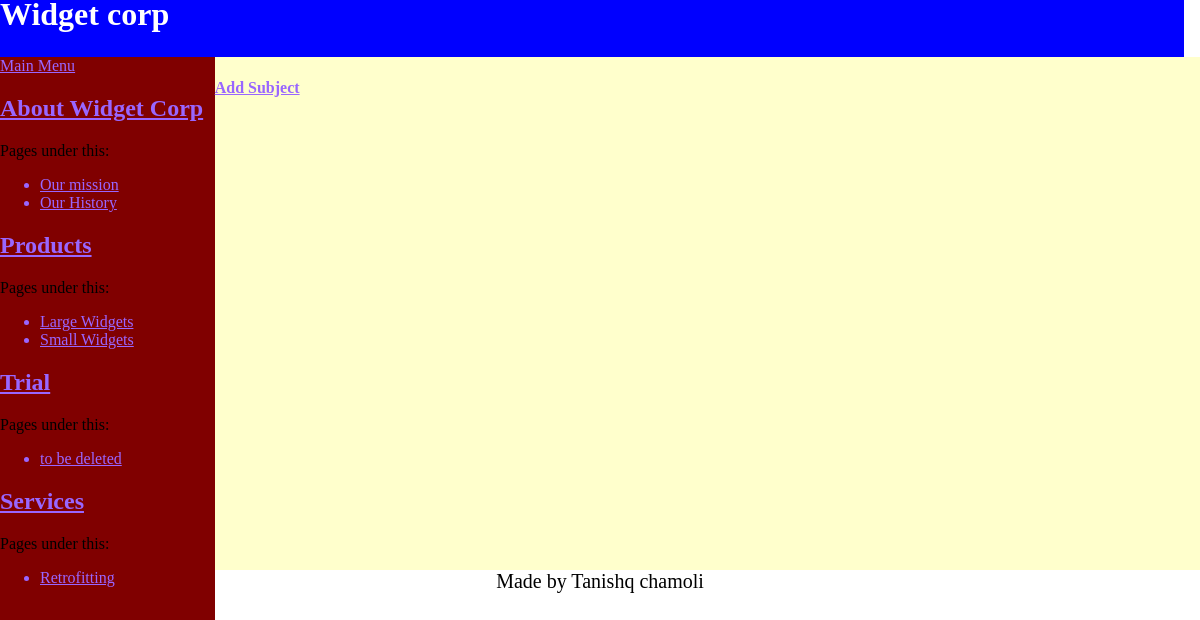
The page /admin_websitecontent.php (signed in) on the database its author committed.
### tables this page shows
CREATE TABLE `subjects` (
  `id` int(11) NOT NULL,
  `menu_name` varchar(100) NOT NULL,
  `position` int(11) NOT NULL,
  `visible` varchar(50) NOT NULL
);

CREATE TABLE `pages` (
  `id` int(11) NOT NULL,
  `subject_id` int(11) NOT NULL,
  `menu_name` varchar(100) NOT NULL,
  `position` int(11) NOT NULL,
  `visible` varchar(50) NOT NULL,
  `content` varchar(500) NOT NULL
);

### admin_websitecontent.php (the view, shortened to what this page needs)
<?php  include "header.php"; ?>
<?php
	$conn = mysqli_connect('localhost','tanishq','tanishq','project');
	$sql = "SELECT * FROM subjects";
	$result = mysqli_query($conn,$sql);
?>
<?php
	$conn = mysqli_connect('localhost','tanishq','tanishq','project');
	$sql = "SELECT * FROM subjects";
	$result = mysqli_query($conn,$sql);
	$ans = mysqli_fetch_all($result,MYSQLI_ASSOC);
	$sql2 = "SELECT * FROM pages";
	$result2 = mysqli_query($conn,$sql2);
	$ans2 = mysqli_fetch_all($result2,MYSQLI_ASSOC);
	?>
<div class="main">
<div class="sidebar">
	<a href="admin_page.php">Main Menu</a>
	<?php
	foreach ($ans as $subject ) {
		if($subject['visible'] == "Yes" OR 1==1){
?>
		<a href="?update=<?php echo $subject['id']; ?>"><h2><?php echo $subject["menu_name"]; ?></h2></a>
		<?php
			echo "Pages under this:";
			?>
			<ul>
			<?php
			foreach ($ans2 as $pages) {
				if($subject["id"] == $pages["subject_id"]){
		?>
		<a href="display_pagewithid.php?id=<?php  echo $pages['id']?>"><li><?php echo $pages['menu_name']; ?></li></a>
			<?php
				}
			}
			echo "</ul>";
		}
	}
?>
</div>
		<div class="main_content">
	<h4><a href="new_subject.php">Add Subject</a></h4>
</div>
</div>
<?php include "footer.php"; ?>

### header.php (shortened to what this page needs)
 ?><!DOCTYPE html>
<html>
<head>
</head>
<body>
<header width="150px">
	<h1>Widget corp</h1>
</header>

### footer.php (shortened to what this page needs)
<footer id = "footer">Made by Tanishq chamoli</footer>
</body>
</html>

### header.php (style rules this page uses)
header { background-color: blue; margin-top: -25px; width: 100%; height: 61px; margin-left: -8px; margin-right: -8px; color: white; }
.main { display: flex; width: inherit; height: 513px; }
.sidebar { margin-bottom: 0px; height: 109vh; width: 258px; margin-left: -8px; background-color: maroon; color: black; }
.main_content { background-color: #ffffcc; margin-right: -8px; width: 100%; }
a { color: #9966ff; }

### footer.php (style rules this page uses)
#footer { font-size: 20px; text-align: center; }

### rows shown on the page
subjects: menu_name "About Widget Corp"
pages: menu_name "Our mission"
pages: menu_name "Our History"
subjects: menu_name "Products"
pages: menu_name "Large Widgets"
pages: menu_name "Small Widgets"
subjects: menu_name "Trial"
pages: menu_name "to be deleted"
subjects: menu_name "Services"
pages: menu_name "Retrofitting"
